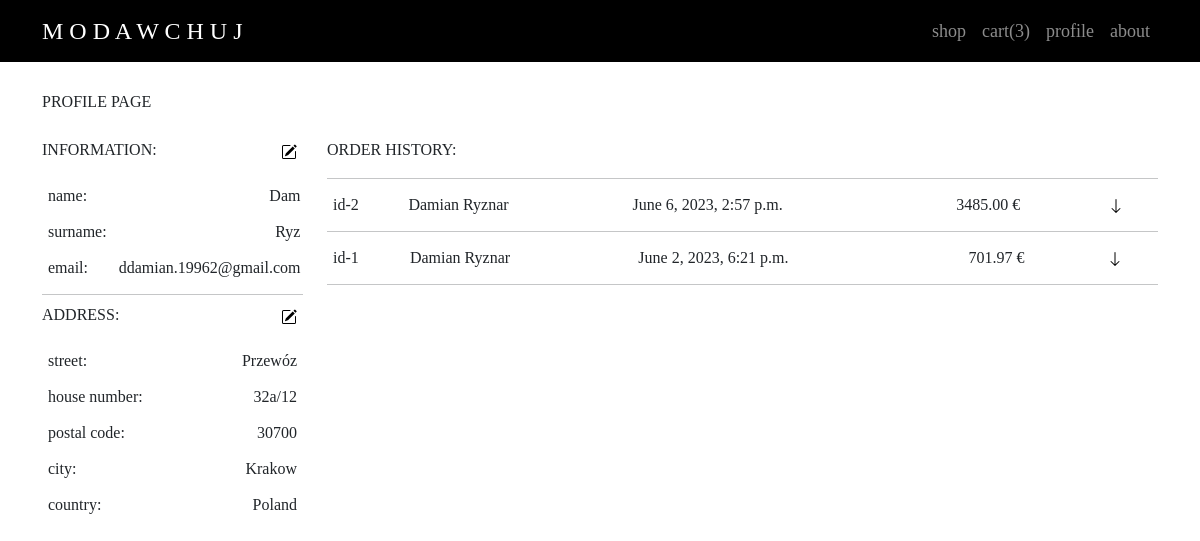
The page /user/ (signed in) on the database its author committed.
### user/models.py (models this page shows)
class UserAddress(models.Model):
    user_id = models.ForeignKey(User, on_delete=models.CASCADE)
    country = models.CharField(max_length=56)
    city = models.CharField(max_length=128)
    postal = models.IntegerField()
    street = models.CharField(max_length=128)
    number = models.CharField(max_length=10)

class Order(models.Model):
    STATUSES = [
        ("pending", "pending"),
        ("payment", "awaiting payment"),
        ("completed", "completed"),
        ("delivery", "in delivery"),
        ("shipped", "shipped")
    ]
    user_id = models.ForeignKey(User, on_delete=models.DO_NOTHING, null=True)
    email = models.CharField(max_length=128)
    date = models.DateTimeField()
    status = models.CharField(choices=STATUSES, max_length=16, default=STATUSES[0])
    first_name = models.CharField(max_length=64)
    last_name = models.CharField(max_length=64)
    country = models.CharField(max_length=56)
    city = models.CharField(max_length=128)
    postal = models.IntegerField()
    street = models.CharField(max_length=128)
    number = models.CharField(max_length=10)
    def overall_price(self):
        price = 0.00
        items = OrderedItems.objects.values_list("quantity", "price_piece").filter(order_id=self.id)
        for item in items:
            price += item[0] * item[1]
        return price

### user/views.py (the view)
# urls.py: path("", views.profile, name="profile"),
@login_required
def profile(request):
    return render(request, "user/profile.html", {
        "user_address": get_user_address(request),
        "orders": get_user_orders(request),
        "cart": Cart.get_cart_items(request)
    })

### user/helpers.py (called while the page is built)
def get_user_address(request):
    try:
        address = UserAddress.objects.get(user_id=request.user.id)
    except ObjectDoesNotExist:
        address = None
    return address

def get_user_orders(request):
    orders_list = []
    orders = Order.objects.filter(user_id=request.user.id)
    for instance in orders:
        order = {}
        order["order_info"] = instance
        order["order_items"] = OrderedItems.objects.select_related("item_id").filter(order_id=instance.id)
        orders_list.append(order)
    return orders_list[::-1]

### user/models.py (called while the page is built, shortened)
    def overall_price(self):
        return self.quantity * self.price_piece

    def get_cart_items(request):
        if request.user.is_authenticated:
            return (Cart.objects.select_related("item_id").filter(user_id=request.user.id), Cart.get_cart_items_quantity(request))

    def get_cart_items_quantity(request):
        quantity = 0
        for item in Cart.objects.filter(user_id=request.user.id):
            quantity += item.quantity
        return quantity

### user/templates/user/profile.html (shortened to what this page needs)
{% extends "layout_main.html" %}
{% load static %}
{% block body %}
    <link href="{% static 'user/profile.css' %}" rel="stylesheet">
    <div class="navbar-space"></div>
    <div class="container">
        <div class="row">
            <h7>PROFILE PAGE</h7><br><br>
        </div>
        <div class="row">
            <div class="col-lg-3 order-1">
                <div class="flex">
                    <div>
                        <p>
                            <h7>INFORMATION:</h7>
                            <button class="edit-button" type="button" data-bs-toggle="modal" data-bs-target="#modal_info">
                            </button>
                        </p>
                    </div>
                    <div>
                        <table>
                            <tr>
                                <td>name:</td>
                                <td class="text-end">{{ request.user.first_name }}</td>
                            </tr>
                            <tr>
                                <td>surname:</td>
                                <td class="text-end">{{ request.user.last_name }}</td>
                            </tr>
                            <tr>
                                <td>email:</td>
                                <td class="text-end">{{ request.user.email }}</td>
                            </tr>
                        </table>
                    </div>
                    <hr class="dropdown-divider">
                    <div>
                        <p><h7>ADDRESS:</h7>
                            <button class="edit-button" type="button" data-bs-toggle="modal" data-bs-target="#modal_address">
                            </button>
                        </p>
                    </div>
                    <table>
                        <tr>
                            <td>street:</td>
                            <td class="text-end">{{ user_address.street }}</td>
                        </tr>
                        <tr>
                            <td>house number:</td>
                            <td class="text-end">{{ user_address.number }}</td>
                        </tr>
                        <tr>
                            <td>postal code:</td>
                            <td class="text-end">{{ user_address.postal }}</td>
                        </tr>
                        <tr>
                            <td>city:</td>
                            <td class="text-end">{{ user_address.city }}</td>
                        </tr>
                        <tr>
                            <td>country:</td>
                            <td class="text-end">{{ user_address.country }}</td>
                        </tr>
                    </table>
                </div>
            </div>
            <div class="col-lg-9 top-padding order-2">
                <div>
                    <p><h7>ORDER HISTORY:</h7></p>
                </div>
                <hr class="dropdown-divider">
                {% for order in orders %}
                    <table>
                        <tbody>
                            <tr>
                                <td scope="col">id-{{ order.order_info.id }}</td>
                                <td scope="col">{{ order.order_info.first_name }} {{ order.order_info.last_name }}</td>
                                <td scope="col">{{ order.order_info.date }}</td>
                                <td scope="col">{{ order.order_info.overall_price|floatformat:2 }} €</td>
                                <td scope="col">
                                    <a data-bs-toggle="collapse" href="#collapse{{ order.order_info.id }}" role="button" aria-expanded="false" aria-controls="collapse{{ order.order_info.id }}">
                                        <svg xmlns="http://www.w3.org/2000/svg" width="16" height="16" fill="currentColor" class="bi bi-arrow-down" viewBox="0 0 16 16">
                                            <path fill-rule="evenodd" d="M8 1a.5.5 0 0 1 .5.5v11.793l3.146-3.147a.5.5 0 0 1 .708.708l-4 4a.5.5 0 0 1-.708 0l-4-4a.5.5 0 0 1 .708-.708L7.5 13.293V1.5A.5.5 0 0 1 8 1z"/>
                                        </svg>
                                    </a>
                                </td>
                            </tr>
                        </tbody>
                    </table>
                    <hr class="dropdown-divider">
                {% endfor %}
            </div>
        </div>
    </div>
{% endblock %}

### user/static/user/profile.css (style rules this page uses)
.navbar-space { width: 100%; height: 90px; background-color: transparent; }
.edit-button { border: none; background-color: transparent; float: right; }
table { border-collapse: collapse; width: 100%; }
table td, table th { border: none; padding: 6px; }
svg { color: black; }
.text-end { text-align: end; }

### templates/layout_main.html (style rules this page uses)
body { font-family: 'Andale Mono'; }

### rows shown on the page
UserAddress: street "Przewóz", number "32a/12", postal "30700", city "Krakow", country "Poland"
Order: order_info.id "2", order_info.first_name "Damian", order_info.last_name "Ryznar", order_info "June 6, 2023, 2:57 p.m.", order_info.overall_price "3485.00"
Order: order_info.id "1", order_info.first_name "Damian", order_info.last_name "Ryznar", order_info "June 2, 2023, 6:21 p.m.", order_info.overall_price "701.97"

### other values the page prints
{{ cart.1 }} "3"
{{ request.user.first_name }} "Dam"
{{ request.user.last_name }} "Ryz"
{{ request.user.email }} "ddamian.19962@gmail.com"
